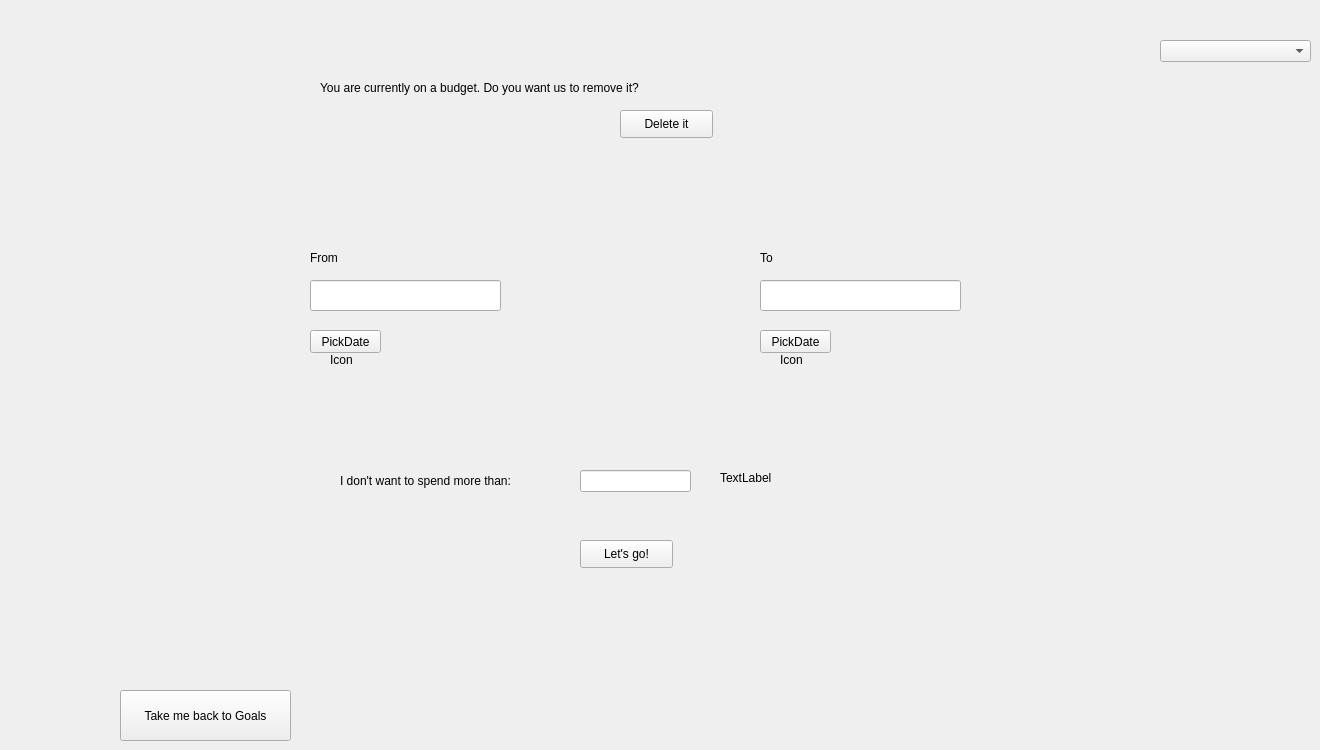
   <widget class="QWidget" name="budgetPage">
    <widget class="QComboBox" name="budgetOptions">
     <property name="geometry">
      <rect>
       <x>1160</x>
       <y>40</y>
       <width>151</width>
       <height>22</height>
      </rect>
     </property>
    </widget>
    <widget class="QPushButton" name="budgetbackToGoalsPushButton">
     <property name="geometry">
      <rect>
       <x>120</x>
       <y>690</y>
       <width>171</width>
       <height>51</height>
      </rect>
     </property>
     <property name="text">
      <string>Take me back to Goals</string>
     </property>
    </widget>
    <widget class="QLineEdit" name="budgetStartDateLineEdit">
     <property name="geometry">
      <rect>
       <x>310</x>
       <y>280</y>
       <width>191</width>
       <height>31</height>
      </rect>
     </property>
    </widget>
    <widget class="QLineEdit" name="budgetEndDateLineEdit">
     <property name="geometry">
      <rect>
       <x>760</x>
       <y>280</y>
       <width>201</width>
       <height>31</height>
      </rect>
     </property>
    </widget>
    <widget class="QLabel" name="label">
     <property name="geometry">
      <rect>
       <x>340</x>
       <y>470</y>
       <width>231</width>
       <height>21</height>
      </rect>
     </property>
     <property name="text">
      <string>I don't want to spend more than:</string>
     </property>
    </widget>
    <widget class="QLineEdit" name="valueNotToExceedLineEdit">
     <property name="geometry">
      <rect>
       <x>580</x>
       <y>470</y>
       <width>111</width>
       <height>22</height>
      </rect>
     </property>
    </widget>
    <widget class="QLabel" name="budgetISOLabel">
     <property name="geometry">
      <rect>
       <x>720</x>
       <y>470</y>
       <width>55</width>
       <height>16</height>
      </rect>
     </property>
     <property name="text">
      <string>TextLabel</string>
     </property>
    </widget>
    <widget class="QPushButton" name="budgetSetPushButton">
     <property name="geometry">
      <rect>
       <x>580</x>
       <y>540</y>
       <width>93</width>
       <height>28</height>
      </rect>
     </property>
     <property name="text">
      <string>Let's go!</string>
     </property>
    </widget>
    <widget class="QLabel" name="label_8">
     <property name="geometry">
      <rect>
       <x>310</x>
       <y>250</y>
       <width>55</width>
       <height>16</height>
      </rect>
     </property>
     <property name="text">
      <string>From</string>
     </property>
    </widget>
    <widget class="QLabel" name="label_9">
     <property name="geometry">
      <rect>
       <x>760</x>
       <y>250</y>
       <width>55</width>
       <height>16</height>
      </rect>
     </property>
     <property name="text">
      <string>To</string>
     </property>
    </widget>
    <widget class="QPushButton" name="budgetpickStartDatePushButton">
     <property name="geometry">
      <rect>
       <x>310</x>
       <y>330</y>
       <width>71</width>
       <height>23</height>
      </rect>
     </property>
     <property name="text">
      <string>PickDate</string>
     </property>
    </widget>
    <widget class="QLabel" name="label_7">
     <property name="geometry">
      <rect>
       <x>330</x>
       <y>350</y>
       <width>81</width>
       <height>20</height>
      </rect>
     </property>
     <property name="text">
      <string>Icon</string>
     </property>
    </widget>
    <widget class="QPushButton" name="budgetpickEndDatePushButton">
     <property name="geometry">
      <rect>
       <x>760</x>
       <y>330</y>
       <width>71</width>
       <height>23</height>
      </rect>
     </property>
     <property name="text">
      <string>PickDate</string>
     </property>
    </widget>
    <widget class="QLabel" name="label_10">
     <property name="geometry">
      <rect>
       <x>780</x>
       <y>350</y>
       <width>81</width>
       <height>20</height>
      </rect>
     </property>
     <property name="text">
      <string>Icon</string>
     </property>
    </widget>
    <widget class="QLabel" name="currentlyOnBudgetLabel">
     <property name="geometry">
      <rect>
       <x>320</x>
       <y>80</y>
       <width>411</width>
       <height>16</height>
      </rect>
     </property>
     <property name="text">
      <string>You are currently on a budget. Do you want us to remove it?</string>
     </property>
    </widget>
    <widget class="QPushButton" name="deleteBudgetPushButton">
     <property name="geometry">
      <rect>
       <x>620</x>
       <y>110</y>
       <width>93</width>
       <height>28</height>
      </rect>
     </property>
     <property name="text">
      <string>Delete it</string>
     </property>
    </widget>
   </widget>
